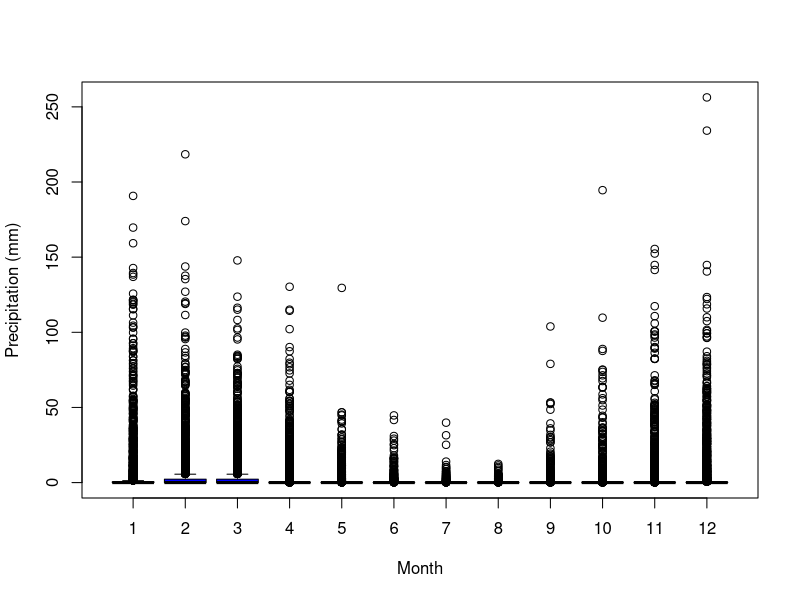
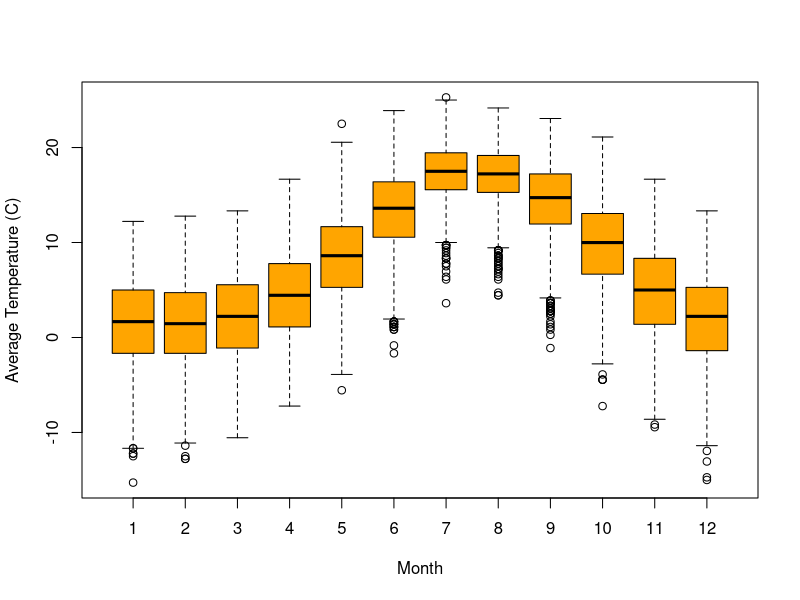

Write the R code that produced these figures, in order.
## ---- chunk 1

climate = read.table("clim.txt", header = TRUE)

## ---- chunk 2

#Monthly precipitation

boxplot(climate$rain ~ climate$month,
ylab="Precipitation (mm)",
xlab="Month", col="blue")
## ---- chunk 3

#Monthly average temperature

climate$avg.temp = (climate$tmin+climate$tmax)/2

boxplot(climate$avg.temp ~ climate$month,
ylab="Average Temperature (C)",
xlab="Month", col="orange")


## ---- chunk 4

Year.Rain = aggregate(climate$rain, by = list(climate$year), sum)
min.Rain = which.min(Year.Rain$x)
Year.min = Year.Rain[min.Rain,1]
max.Rain = which.max(Year.Rain$x)
Year.max = Year.Rain[max.Rain,1]

## ---- chunk 5
#Defining seasons 

climate$season = ifelse(climate$month == 4|climate$month == 5|climate$month == 6, 'spring', ifelse (climate$month == 7|climate$month == 8|climate$month == 9, 'summer',ifelse(climate$month == 10|climate$month == 11|climate$month == 12, 'fall' , 'winter')))

#Finding the wettest and dryest season

rain.season = aggregate(climate$rain, by= list(climate$season), sum)
rain.dry.season = which.min(rain.season$x)
dry.season = rain.season[rain.dry.season,1]
rain.wet.season = which.max(rain.season$x)
wet.season = rain.season[rain.wet.season,1]
